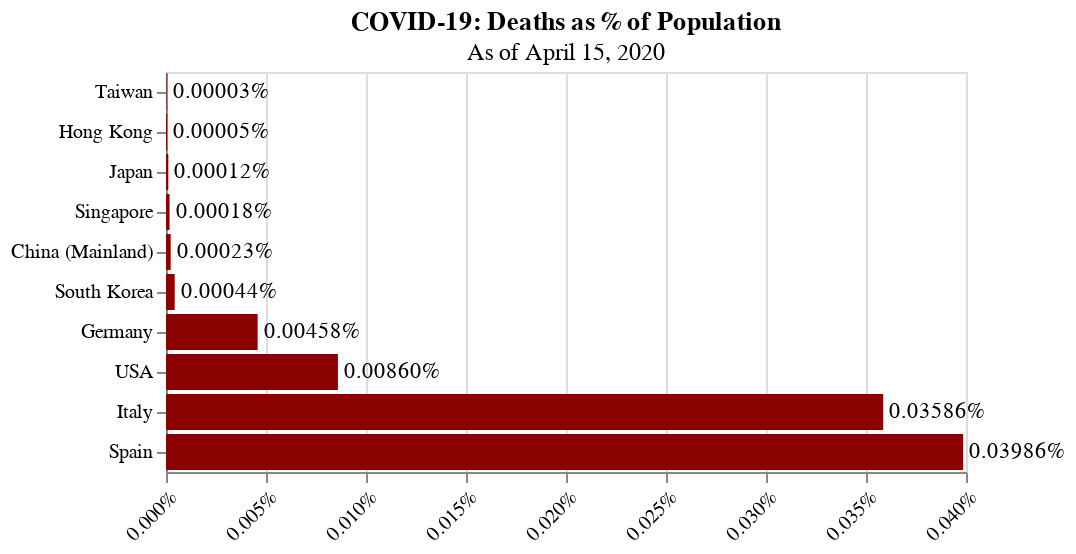

Notebook source saved alongside this figure:
### Code cell
# Deaths over population
data = pd.DataFrame(list(zip(names, dop)), columns=['Region', '%'])

bars = alt.Chart(data).mark_bar().encode(
    x=alt.X("%:Q", axis=alt.Axis(format='%')),
    y=alt.Y("Region:O", sort='x')
).properties(
    title={
        "text":'COVID-19: Deaths as % of Population',
        "subtitle":'As of ' + as_of_date.strftime("%B %d, %Y")
    }
)

text = bars.mark_text(
    align='left',
    baseline='middle',
    dx=3
).encode(
    text=(
        alt.Text("%:Q", format=".5%")
    )
)

alt.layer(bars, text).configure_axisX(
    labelAngle=-45,
    title=None
).configure_axisY(
    title=None
).configure_bar(
    color='darkred'
)

### Figure 1 — Vega-Lite specification as saved in the notebook (floating-point values rounded to 4 significant figures)
{"config": {"view": {"continuousWidth": 400, "continuousHeight": 300}, "axisX": {"labelAngle": -45, "title": null}, "axisY": {"title": null}, "bar": {"color": "darkred"}}, "layer": [{"mark": "bar", "encoding": {"x": {"type": "quantitative", "axis": {"format": "%"}, "field": "%"}, "y": {"type": "ordinal", "field": "Region", "sort": "x"}}, "title": {"text": "COVID-19: Deaths as % of Population", "subtitle": "As of April 15, 2020"}}, {"mark": {"type": "text", "align": "left", "baseline": "middle", "dx": 3}, "encoding": {"text": {"type": "quantitative", "field": "%", "format": ".5%"}, "x": {"type": "quantitative", "axis": {"format": "%"}, "field": "%"}, "y": {"type": "ordinal", "field": "Region", "sort": "x"}}, "title": {"text": "COVID-19: Deaths as % of Population", "subtitle": "As of April 15, 2020"}}], "data": {"name": "data-b826cd36240757e718b6f3881deb66d2"}, "$schema": "https://vega.github.io/schema/vega-lite/v4.8.1.json", "datasets": {"data-b826cd36240757e718b6f3881deb66d2": [{"Region": "Taiwan", "%": 2.523e-07}, {"Region": "Singapore", "%": 1.773e-06}, {"Region": "Hong Kong", "%": 5.368e-07}, {"Region": "South Korea", "%": 4.357e-06}, {"Region": "Japan", "%": 1.154e-06}, {"Region": "China (Mainland)", "%": 2.341e-06}, {"Region": "USA", "%": 8.596e-05}, {"Region": "Italy", "%": 0.0003586}, {"Region": "Germany", "%": 4.582e-05}, {"Region": "Spain", "%": 0.0003986}]}}
